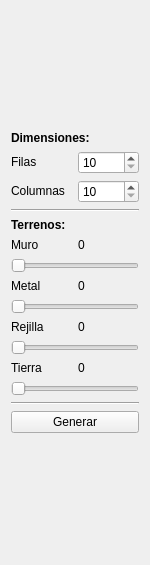
<?xml version="1.0" encoding="UTF-8"?>
<ui version="4.0">
 <class>MapOptions</class>
 <widget class="QWidget" name="MapOptions">
  <property name="geometry">
   <rect>
    <x>0</x>
    <y>0</y>
    <width>150</width>
    <height>565</height>
   </rect>
  </property>
  <property name="sizePolicy">
   <sizepolicy hsizetype="Fixed" vsizetype="Maximum">
    <horstretch>0</horstretch>
    <verstretch>0</verstretch>
   </sizepolicy>
  </property>
  <property name="minimumSize">
   <size>
    <width>150</width>
    <height>0</height>
   </size>
  </property>
  <property name="maximumSize">
   <size>
    <width>150</width>
    <height>16777215</height>
   </size>
  </property>
  <property name="windowTitle">
   <string>Form</string>
  </property>
  <layout class="QGridLayout" name="gridLayout_2">
   <item row="0" column="0">
    <layout class="QGridLayout" name="gridLayout">
     <property name="sizeConstraint">
      <enum>QLayout::SetMaximumSize</enum>
     </property>
     <item row="14" column="0" colspan="2">
      <widget class="QPushButton" name="generar_Boton">
       <property name="text">
        <string>Generar</string>
       </property>
      </widget>
     </item>
     <item row="2" column="0">
      <widget class="QLabel" name="label_3">
       <property name="sizePolicy">
        <sizepolicy hsizetype="Preferred" vsizetype="Fixed">
         <horstretch>0</horstretch>
         <verstretch>0</verstretch>
        </sizepolicy>
       </property>
       <property name="text">
        <string>Columnas</string>
       </property>
      </widget>
     </item>
     <item row="7" column="1">
      <widget class="QLabel" name="metal_label">
       <property name="sizePolicy">
        <sizepolicy hsizetype="Preferred" vsizetype="Fixed">
         <horstretch>0</horstretch>
         <verstretch>0</verstretch>
        </sizepolicy>
       </property>
       <property name="text">
        <string>0</string>
       </property>
      </widget>
     </item>
     <item row="5" column="0">
      <widget class="QLabel" name="label_5">
       <property name="sizePolicy">
        <sizepolicy hsizetype="Preferred" vsizetype="Fixed">
         <horstretch>0</horstretch>
         <verstretch>0</verstretch>
        </sizepolicy>
       </property>
       <property name="text">
        <string>Muro</string>
       </property>
      </widget>
     </item>
     <item row="9" column="0">
      <widget class="QLabel" name="label_9">
       <property name="sizePolicy">
        <sizepolicy hsizetype="Preferred" vsizetype="Fixed">
         <horstretch>0</horstretch>
         <verstretch>0</verstretch>
        </sizepolicy>
       </property>
       <property name="text">
        <string>Rejilla</string>
       </property>
      </widget>
     </item>
     <item row="9" column="1">
      <widget class="QLabel" name="rejilla_label">
       <property name="sizePolicy">
        <sizepolicy hsizetype="Preferred" vsizetype="Fixed">
         <horstretch>0</horstretch>
         <verstretch>0</verstretch>
        </sizepolicy>
       </property>
       <property name="text">
        <string>0</string>
       </property>
      </widget>
     </item>
     <item row="11" column="1">
      <widget class="QLabel" name="tierra_label">
       <property name="sizePolicy">
        <sizepolicy hsizetype="Preferred" vsizetype="Fixed">
         <horstretch>0</horstretch>
         <verstretch>0</verstretch>
        </sizepolicy>
       </property>
       <property name="text">
        <string>0</string>
       </property>
      </widget>
     </item>
     <item row="1" column="1">
      <widget class="QSpinBox" name="spin_rows">
       <property name="minimum">
        <number>10</number>
       </property>
       <property name="maximum">
        <number>1000</number>
       </property>
      </widget>
     </item>
     <item row="5" column="1">
      <widget class="QLabel" name="muro_label">
       <property name="sizePolicy">
        <sizepolicy hsizetype="Preferred" vsizetype="Fixed">
         <horstretch>0</horstretch>
         <verstretch>0</verstretch>
        </sizepolicy>
       </property>
       <property name="text">
        <string>0</string>
       </property>
      </widget>
     </item>
     <item row="7" column="0">
      <widget class="QLabel" name="label_7">
       <property name="sizePolicy">
        <sizepolicy hsizetype="Preferred" vsizetype="Fixed">
         <horstretch>0</horstretch>
         <verstretch>0</verstretch>
        </sizepolicy>
       </property>
       <property name="text">
        <string>Metal</string>
       </property>
      </widget>
     </item>
     <item row="0" column="0" colspan="2">
      <widget class="QLabel" name="label">
       <property name="sizePolicy">
        <sizepolicy hsizetype="Preferred" vsizetype="Fixed">
         <horstretch>0</horstretch>
         <verstretch>0</verstretch>
        </sizepolicy>
       </property>
       <property name="text">
        <string>&lt;html&gt;&lt;head/&gt;&lt;body&gt;&lt;p&gt;&lt;span style=&quot; font-weight:600;&quot;&gt;Dimensiones:&lt;/span&gt;&lt;/p&gt;&lt;/body&gt;&lt;/html&gt;</string>
       </property>
      </widget>
     </item>
     <item row="1" column="0">
      <widget class="QLabel" name="label_2">
       <property name="sizePolicy">
        <sizepolicy hsizetype="Preferred" vsizetype="Fixed">
         <horstretch>0</horstretch>
         <verstretch>0</verstretch>
        </sizepolicy>
       </property>
       <property name="text">
        <string>Filas</string>
       </property>
      </widget>
     </item>
     <item row="2" column="1">
      <widget class="QSpinBox" name="spin_cols">
       <property name="minimum">
        <number>10</number>
       </property>
       <property name="maximum">
        <number>1000</number>
       </property>
      </widget>
     </item>
     <item row="13" column="0" colspan="2">
      <widget class="Line" name="line">
       <property name="orientation">
        <enum>Qt::Horizontal</enum>
       </property>
      </widget>
     </item>
     <item row="11" column="0">
      <widget class="QLabel" name="label_11">
       <property name="sizePolicy">
        <sizepolicy hsizetype="Preferred" vsizetype="Fixed">
         <horstretch>0</horstretch>
         <verstretch>0</verstretch>
        </sizepolicy>
       </property>
       <property name="text">
        <string>Tierra</string>
       </property>
      </widget>
     </item>
     <item row="3" column="0" colspan="2">
      <widget class="Line" name="line_2">
       <property name="orientation">
        <enum>Qt::Horizontal</enum>
       </property>
      </widget>
     </item>
     <item row="4" column="0" colspan="2">
      <widget class="QLabel" name="label_4">
       <property name="sizePolicy">
        <sizepolicy hsizetype="Preferred" vsizetype="Fixed">
         <horstretch>0</horstretch>
         <verstretch>0</verstretch>
        </sizepolicy>
       </property>
       <property name="text">
        <string>&lt;html&gt;&lt;head/&gt;&lt;body&gt;&lt;p&gt;&lt;span style=&quot; font-weight:600;&quot;&gt;Terrenos:&lt;/span&gt;&lt;/p&gt;&lt;/body&gt;&lt;/html&gt;</string>
       </property>
       <property name="textFormat">
        <enum>Qt::AutoText</enum>
       </property>
      </widget>
     </item>
     <item row="6" column="0" colspan="2">
      <widget class="QSlider" name="muro_slider">
       <property name="maximum">
        <number>50</number>
       </property>
       <property name="orientation">
        <enum>Qt::Horizontal</enum>
       </property>
      </widget>
     </item>
     <item row="8" column="0" colspan="2">
      <widget class="QSlider" name="metal_slider">
       <property name="maximum">
        <number>50</number>
       </property>
       <property name="orientation">
        <enum>Qt::Horizontal</enum>
       </property>
      </widget>
     </item>
     <item row="10" column="0" colspan="2">
      <widget class="QSlider" name="rejilla_slider">
       <property name="maximum">
        <number>50</number>
       </property>
       <property name="orientation">
        <enum>Qt::Horizontal</enum>
       </property>
      </widget>
     </item>
     <item row="12" column="0" colspan="2">
      <widget class="QSlider" name="tierra_slider">
       <property name="maximum">
        <number>50</number>
       </property>
       <property name="orientation">
        <enum>Qt::Horizontal</enum>
       </property>
      </widget>
     </item>
    </layout>
   </item>
  </layout>
 </widget>
 <resources/>
 <connections>
  <connection>
   <sender>metal_slider</sender>
   <signal>valueChanged(int)</signal>
   <receiver>metal_label</receiver>
   <slot>setNum(int)</slot>
   <hints>
    <hint type="sourcelabel">
     <x>74</x>
     <y>269</y>
    </hint>
    <hint type="destinationlabel">
     <x>108</x>
     <y>239</y>
    </hint>
   </hints>
  </connection>
  <connection>
   <sender>muro_slider</sender>
   <signal>valueChanged(int)</signal>
   <receiver>muro_label</receiver>
   <slot>setNum(int)</slot>
   <hints>
    <hint type="sourcelabel">
     <x>74</x>
     <y>209</y>
    </hint>
    <hint type="destinationlabel">
     <x>108</x>
     <y>179</y>
    </hint>
   </hints>
  </connection>
  <connection>
   <sender>tierra_slider</sender>
   <signal>valueChanged(int)</signal>
   <receiver>tierra_label</receiver>
   <slot>setNum(int)</slot>
   <hints>
    <hint type="sourcelabel">
     <x>74</x>
     <y>389</y>
    </hint>
    <hint type="destinationlabel">
     <x>108</x>
     <y>359</y>
    </hint>
   </hints>
  </connection>
  <connection>
   <sender>rejilla_slider</sender>
   <signal>valueChanged(int)</signal>
   <receiver>rejilla_label</receiver>
   <slot>setNum(int)</slot>
   <hints>
    <hint type="sourcelabel">
     <x>74</x>
     <y>329</y>
    </hint>
    <hint type="destinationlabel">
     <x>108</x>
     <y>299</y>
    </hint>
   </hints>
  </connection>
 </connections>
</ui>
